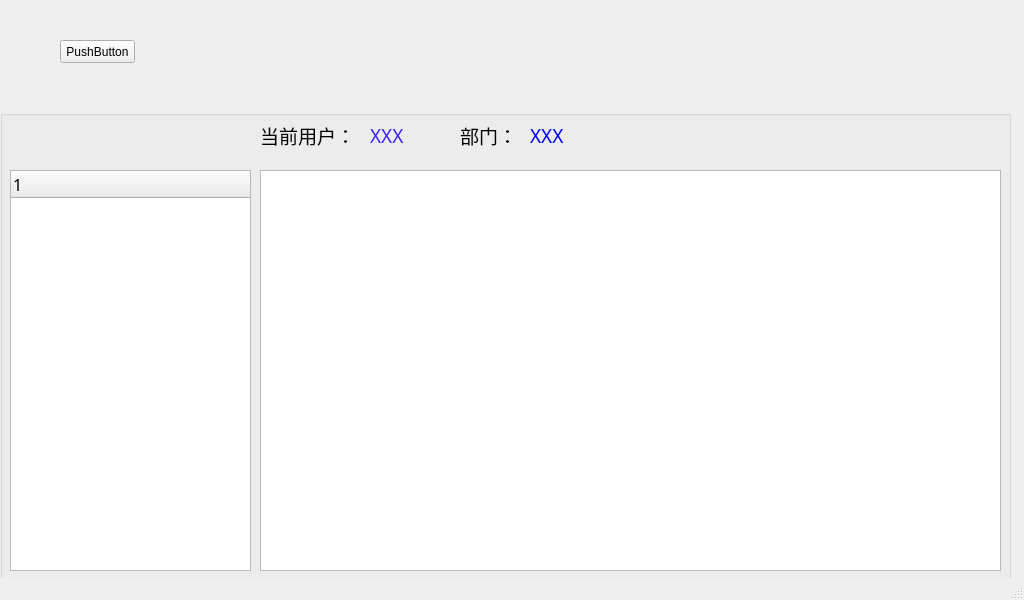
<?xml version="1.0" encoding="UTF-8"?>
<ui version="4.0">
 <class>MainWindow</class>
 <widget class="QMainWindow" name="MainWindow">
  <property name="geometry">
   <rect>
    <x>0</x>
    <y>0</y>
    <width>1024</width>
    <height>600</height>
   </rect>
  </property>
  <property name="windowTitle">
   <string>工具管理系统</string>
  </property>
  <widget class="QWidget" name="centralWidget">
   <widget class="QLabel" name="label">
    <property name="geometry">
     <rect>
      <x>210</x>
      <y>10</y>
      <width>591</width>
      <height>81</height>
     </rect>
    </property>
    <property name="text">
     <string/>
    </property>
    <property name="pixmap">
     <pixmap>img/logo.png</pixmap>
    </property>
   </widget>
   <widget class="QGroupBox" name="groupBox">
    <property name="geometry">
     <rect>
      <x>0</x>
      <y>110</y>
      <width>1011</width>
      <height>471</height>
     </rect>
    </property>
    <property name="font">
     <font>
      <family>新宋体</family>
      <pointsize>12</pointsize>
     </font>
    </property>
    <property name="title">
     <string/>
    </property>
    <widget class="QTreeWidget" name="treeWidget">
     <property name="geometry">
      <rect>
       <x>10</x>
       <y>60</y>
       <width>241</width>
       <height>401</height>
      </rect>
     </property>
     <column>
      <property name="text">
       <string notr="true">1</string>
      </property>
     </column>
    </widget>
    <widget class="QTableWidget" name="tableWidget">
     <property name="geometry">
      <rect>
       <x>260</x>
       <y>60</y>
       <width>741</width>
       <height>401</height>
      </rect>
     </property>
    </widget>
    <widget class="QLabel" name="label_2">
     <property name="geometry">
      <rect>
       <x>260</x>
       <y>10</y>
       <width>101</width>
       <height>31</height>
      </rect>
     </property>
     <property name="text">
      <string>&lt;html&gt;&lt;head/&gt;&lt;body&gt;&lt;p&gt;&lt;span style=&quot; font-size:14pt;&quot;&gt;当前用户：&lt;/span&gt;&lt;/p&gt;&lt;/body&gt;&lt;/html&gt;</string>
     </property>
    </widget>
    <widget class="QLabel" name="uName">
     <property name="geometry">
      <rect>
       <x>370</x>
       <y>10</y>
       <width>81</width>
       <height>31</height>
      </rect>
     </property>
     <property name="text">
      <string>&lt;html&gt;&lt;head/&gt;&lt;body&gt;&lt;p&gt;&lt;span style=&quot; font-size:14pt; color:#3c23ff;&quot;&gt;XXX&lt;/span&gt;&lt;/p&gt;&lt;/body&gt;&lt;/html&gt;</string>
     </property>
    </widget>
    <widget class="QLabel" name="label_3">
     <property name="geometry">
      <rect>
       <x>460</x>
       <y>10</y>
       <width>61</width>
       <height>31</height>
      </rect>
     </property>
     <property name="text">
      <string>&lt;html&gt;&lt;head/&gt;&lt;body&gt;&lt;p&gt;&lt;span style=&quot; font-size:14pt;&quot;&gt;部门：&lt;/span&gt;&lt;/p&gt;&lt;/body&gt;&lt;/html&gt;</string>
     </property>
    </widget>
    <widget class="QLabel" name="uCorp">
     <property name="geometry">
      <rect>
       <x>530</x>
       <y>10</y>
       <width>231</width>
       <height>31</height>
      </rect>
     </property>
     <property name="text">
      <string>&lt;html&gt;&lt;head/&gt;&lt;body&gt;&lt;p&gt;&lt;span style=&quot; font-size:14pt; color:#0000ff;&quot;&gt;XXX&lt;/span&gt;&lt;/p&gt;&lt;/body&gt;&lt;/html&gt;</string>
     </property>
    </widget>
   </widget>
   <widget class="QPushButton" name="pushButton">
    <property name="geometry">
     <rect>
      <x>60</x>
      <y>40</y>
      <width>75</width>
      <height>23</height>
     </rect>
    </property>
    <property name="text">
     <string>PushButton</string>
    </property>
   </widget>
  </widget>
  <widget class="QStatusBar" name="statusBar"/>
 </widget>
 <layoutdefault spacing="6" margin="11"/>
 <resources/>
 <connections/>
</ui>
